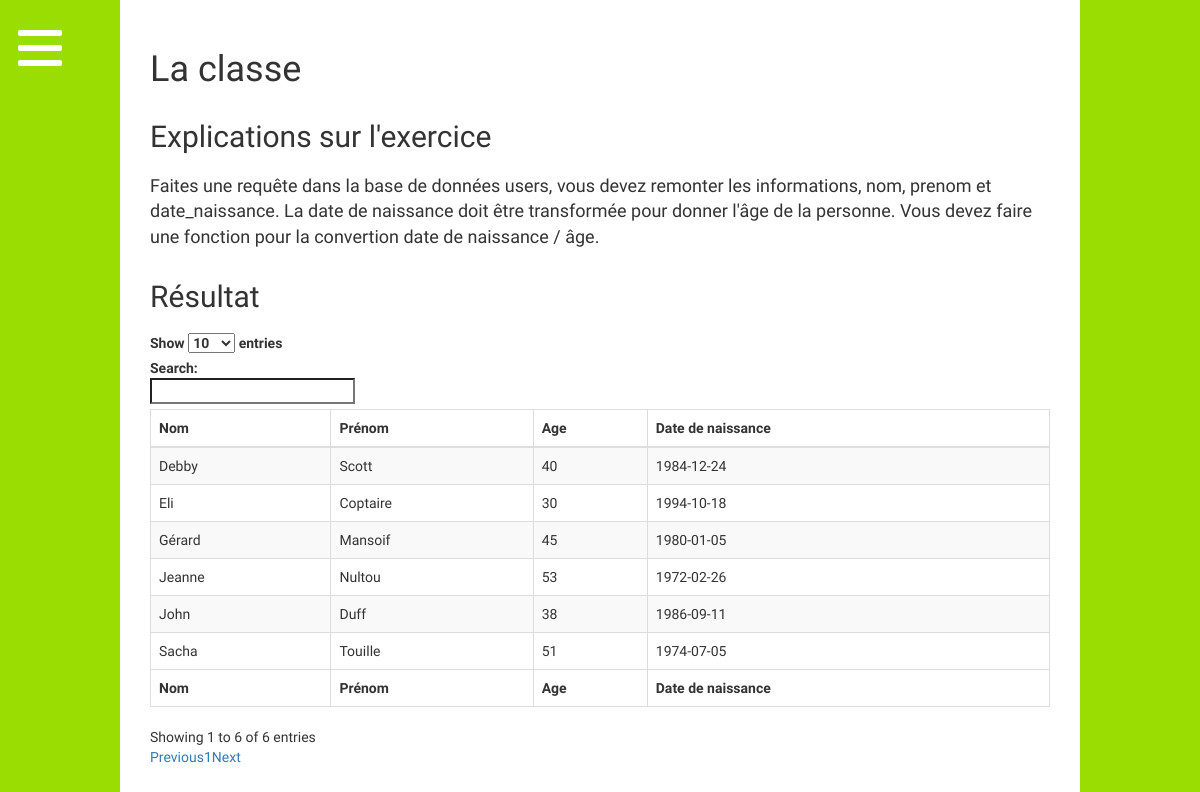
The page /classe/index.php on the database its author committed.
### tables this page shows
CREATE TABLE `users` (
  `id` int NOT NULL,
  `nom` varchar(30) NOT NULL,
  `prenom` varchar(30) NOT NULL,
  `date_naissance` date NOT NULL
);

### classe/index.php (the view, shortened to what this page needs)
<?php include '../config.php'; ?>
<?php include '../header.php'; ?>
<div class="general-content">
    <h1>La classe</h1>
    <h2>Explications sur l'exercice</h2>
    <p>Faites une requête dans la base de données users, vous devez remonter les informations, nom, prenom et
        date_naissance. La date de naissance doit être transformée pour donner l'âge de la personne. Vous devez faire
        une fonction pour la convertion date de naissance / âge.
    </p>
    <h2>Résultat</h2>
    <table id="example" class="table table-striped table-bordered" cellspacing="0" width="100%">
        <thead>
            <tr>
                <th>Nom</th>
                <th>Prénom</th>
                <th>Age</th>
                <th>Date de naissance</th>
            </tr>
        </thead>
        <tfoot>
            <tr>
                <th>Nom</th>
                <th>Prénom</th>
                <th>Age</th>
                <th>Date de naissance</th>
            </tr>
        </tfoot>
        <tbody>
            <?php
            $stmt = $dbconnexion->query("SELECT nom,prenom,date_naissance FROM users");
            $utilisateurs = $stmt->fetchAll(PDO::FETCH_ASSOC);
            function calculerAge($dateNaissance)
            {
                $dateNaissanceObj = new DateTime($dateNaissance);
                $aujourdhui = new DateTime();
                $difference = $aujourdhui->diff($dateNaissanceObj);
                return $difference->y;
            }
            foreach ($utilisateurs as $user) {
                $age = calculerAge($user['date_naissance']);
                echo '<tr>
            <td>' . htmlspecialchars($user['nom']) . '</td>
            <td>' . htmlspecialchars($user['prenom']) . '</td>
            <td>' . htmlspecialchars($age) . '</td>
            <td>' . htmlspecialchars($user['date_naissance']) . '</td>
          </tr>';
            }
            ?>
        </tbody>
    </table>
</div>
<?php include '../footer.php'; ?>

### header.php (shortened to what this page needs)
<!DOCTYPE html>
<html>
<head>
    <link rel="stylesheet" type="text/css" href="http://maxcdn.bootstrapcdn.com/bootstrap/3.3.6/css/bootstrap.min.css">
    <link rel="stylesheet" type="text/css" href="https://cdn.datatables.net/1.10.12/css/dataTables.bootstrap.min.css">
    <link rel="stylesheet" type="text/css" href="<?= URL_ROOT ?>/css/menufullpage.css" rel="stylesheet" type="text/css">
</head>
<body>
    <a href="#menu" class="menu-link">
        <span>toggle menu</span>
    </a>

### footer.php (shortened to what this page needs)
</body>
</html>

### css/menufullpage.css (style rules this page uses)
html { height:100%; }
body { background-color:#99cc00; margin: 0 auto; font-family: 'Montserrat Alternates', sans-serif; margin:0; padding:0; background: url(../img/background.svg) no-repeat center fixed; -webkit-background-size: cover; background-size: cover; height:100%; }
.menu-link { z-index: 999; display: block; position: fixed; top: 0; left: 0; overflow: hidden; margin: 0; padding: 0; width: 80px; height: 80px; font-size: 0; text-indent: -9999px; -webkit-appearance: none; -moz-appearance: none; appearance: none; box-shadow: none; border-radius: none; border: none; cursor: pointer; -webkit-transition: background 0.3s; transition: background 0.3s; background-color: transparent; }
.menu-link span { display: block; position: absolute; top: 45px; left: 18px; right: 18px; height: 6px; border-radius: 2px; background: white; -webkit-transition: background 0 0.3s; transition: background 0 0.3s; }
.menu-link span::before, .menu-link span::after { position: absolute; display: block; left: 0; width: 100%; height: 6px; border-radius: 2px; background-color: #fff; content: ""; -webkit-transition-duration: 0.3s, 0.3s; transition-duration: 0.3s, 0.3s; -webkit-transition-delay: 0.3s, 0; transition-delay: 0.3s, 0; }
.menu-link span::before { top: -15px; -webkit-transition-property: top, -webkit-transform; transition-property: top, transform; }
.menu-link span::after { bottom: -15px; -webkit-transition-property: bottom, -webkit-transform; transition-property: bottom, transform; }
.general-content { width: 80%; margin: 0 auto; background-color: white; padding:30px; }
h1 { margin-bottom:30px; }
h2 { margin-top:30px; margin-bottom:20px; }
p { font-size:18px; }

### rows shown on the page
users: nom "John", prenom "Duff", date_naissance "38", date_naissance "1986-09-11"
users: nom "Jeanne", prenom "Nultou", date_naissance "53", date_naissance "1972-02-26"
users: nom "Debby", prenom "Scott", date_naissance "40", date_naissance "1984-12-24"
users: nom "Eli", prenom "Coptaire", date_naissance "30", date_naissance "1994-10-18"
users: nom "Gérard", prenom "Mansoif", date_naissance "45", date_naissance "1980-01-05"
users: nom "Sacha", prenom "Touille", date_naissance "51", date_naissance "1974-07-05"
